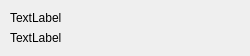
<?xml version="1.0" encoding="UTF-8"?>
<ui version="4.0">
 <class>VhalItem</class>
 <widget class="QWidget" name="VhalItem">
  <property name="geometry">
   <rect>
    <x>0</x>
    <y>0</y>
    <width>250</width>
    <height>56</height>
   </rect>
  </property>
  <property name="windowTitle">
   <string>Form</string>
  </property>
  <widget class="QLabel" name="name">
   <property name="geometry">
    <rect>
     <x>10</x>
     <y>10</y>
     <width>250</width>
     <height>15</height>
    </rect>
   </property>
         <property name="ColorGroup" stdset="0">
        <string>ListItem</string>
      </property>
   <property name="text">
    <string>TextLabel</string>
   </property>
  </widget>
  <widget class="QLabel" name="proid">
   <property name="geometry">
    <rect>
     <x>10</x>
     <y>30</y>
     <width>250</width>
     <height>15</height>
    </rect>
   </property>
   <property name="text">
    <string>TextLabel</string>
   </property>
         <property name="ColorGroup" stdset="0">
        <string>ListSubitem</string>
      </property>
  </widget>
 </widget>
 <resources/>
 <connections/>
</ui>
